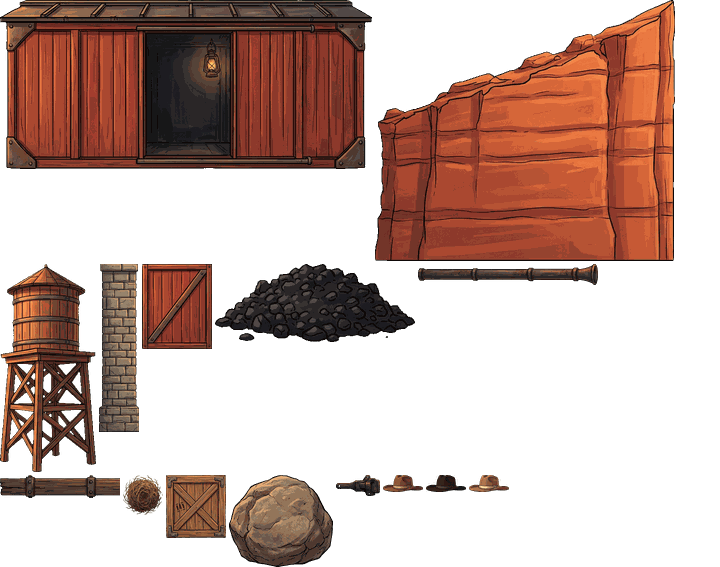
#> input picture code/props_9_13/level11_props.png, 720 x 567 px, given in place of l10_props.png, which was not available
$ python pack10.py level11_props.png
#> lines starting #> are read from the running program, lines starting #| are printed output that depends on the picture; after the words box and inside, x2 and y2 are one past the last pixel; in counts of white or black regions, pixels touching at a corner belong together; pictures that were not available may be replaced by others from this repository, and a replacement may not be noted
### code/restructure/L1-7/kit.py
# shared helpers: chroma-green key, connected components, de-fringe, trim, pack (props L9-L13)
import numpy as np, json
from PIL import Image
from scipy import ndimage

def key(path):
    """Key a chroma-green render to RGBA (soft alpha on the edge, green spill clamped)."""
#> called with path = 'gen/l10_props.png'
    a = np.array(Image.open(path).convert('RGB')).astype(np.float32)
    r, g, b = a[..., 0], a[..., 1], a[..., 2]
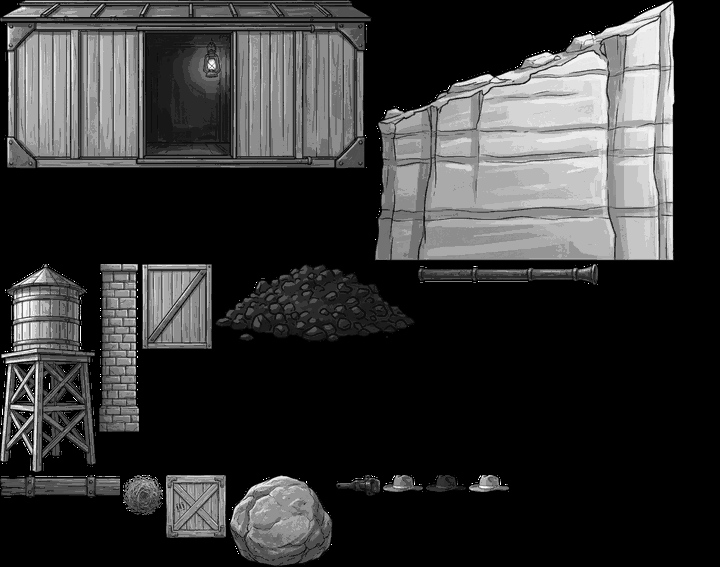
#> r: shape (567, 720) float32; min 0, max 255, mean 52.4
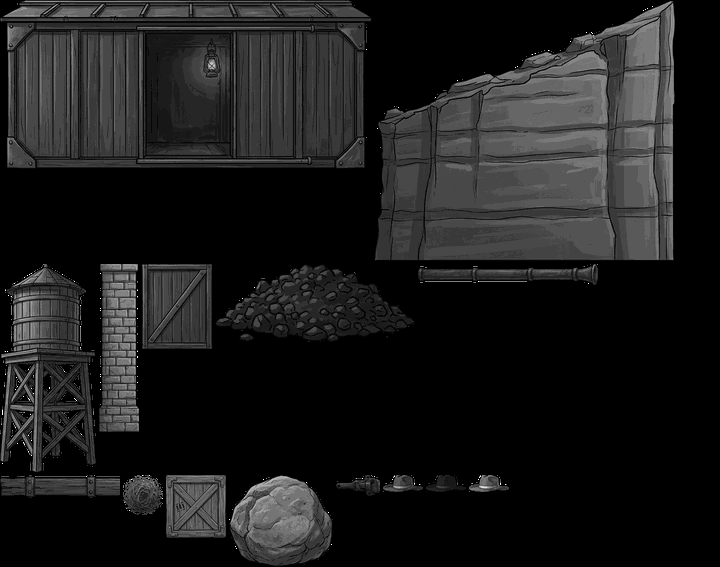
#> g: shape (567, 720) float32; min 0, max 255, mean 27.6
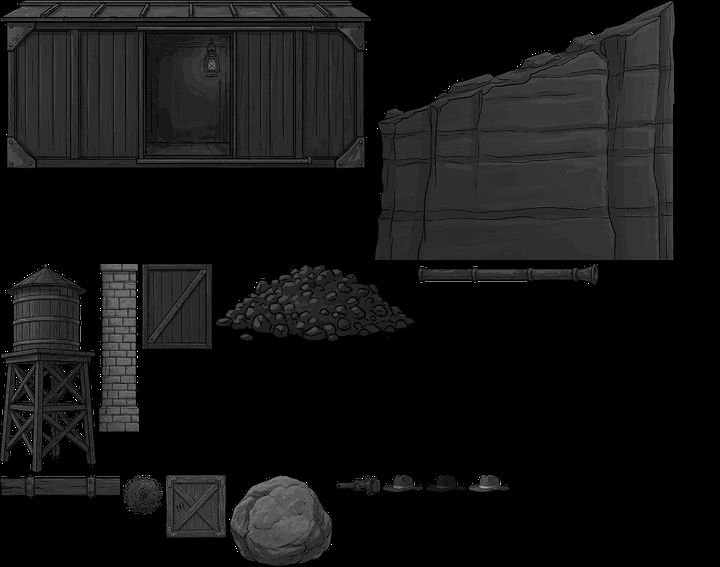
#> b: shape (567, 720) float32; min 0, max 255, mean 19.8
    gs = g - np.maximum(r, b)                 # greenness
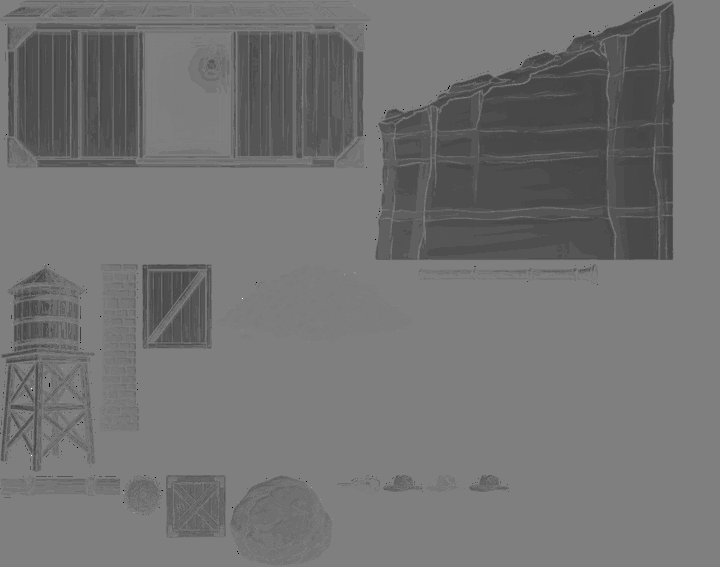
#> gs: shape (567, 720) float32; min -255, max 255, mean -24.8; drawn with min black and max white
    al = np.clip(1 - (gs - 40) / 70, 0, 1)    # >110 greener = fully transparent, <40 = opaque
    al[(g > 150) & (r < 120) & (b < 120)] = 0
    # despill: clamp green to max(r,b)+small where it is greener than the others
    sp = gs > 0
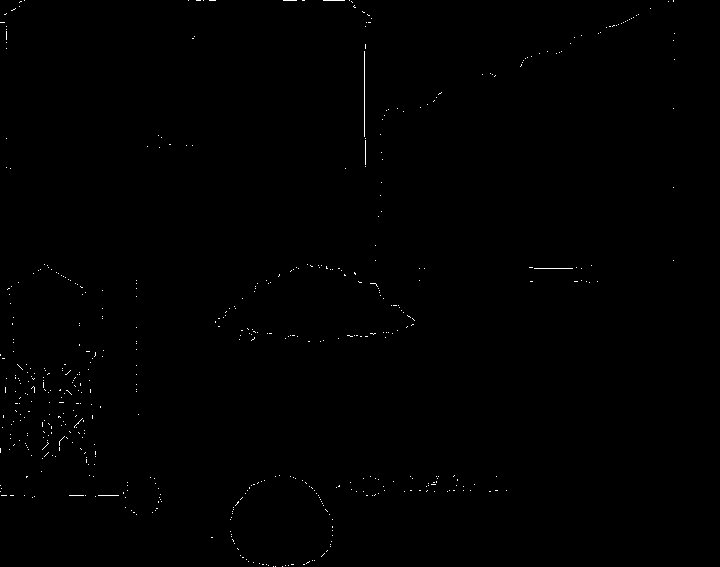
#> sp: shape (567, 720) bool; 0.27% white in thin lines or dots
    a[..., 1] = np.where(sp, np.maximum(r, b) + np.minimum(gs, 6), g)
#> a: shape (567, 720, 3) float32; mean R, G, B 52.4, 27.6, 19.8
    out = np.dstack([a, al[..., None] * 255]).clip(0, 255).astype(np.uint8)
    im = Image.fromarray(out, 'RGBA')
    # erode 1px of the outline halo
    m = ndimage.binary_erosion(out[..., 3] > 30, iterations=1)
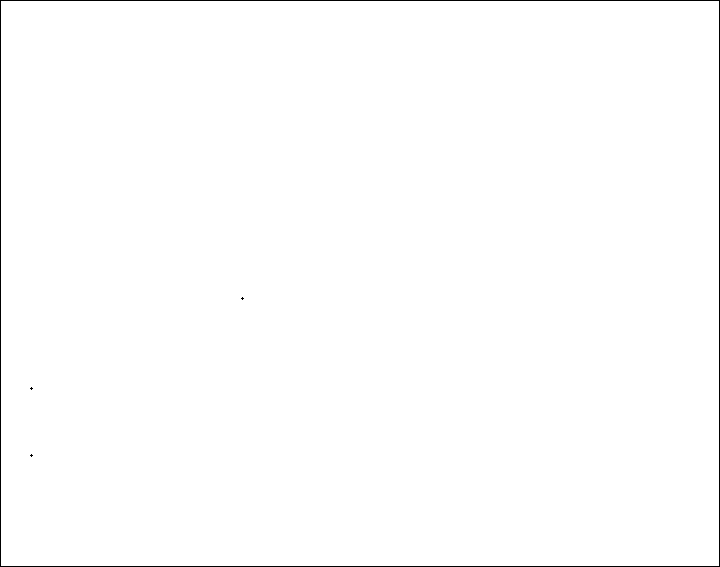
#> m: shape (567, 720) bool; 99.4% white; black in thin lines or dots
    out[..., 3] = np.where(m, out[..., 3], 0)
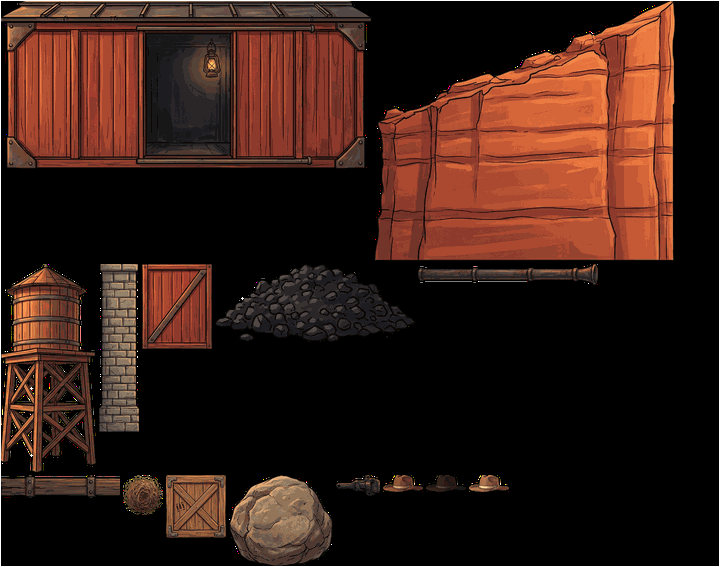
#> out: shape (567, 720, 4); mean R, G, B, A 52.4, 27.6, 19.8, 253.4; transparent parts drawn white
    return Image.fromarray(out, 'RGBA')

def comps(im, min_area=600, dil=4):
#> called with min_area = 1500, dil = 4
    m = np.array(im)[..., 3] > 40
    lab, k = ndimage.label(ndimage.binary_dilation(m, iterations=dil))
    out = []
    for i, s in enumerate(ndimage.find_objects(lab)):
        area = int((m[s] & (lab[s] == i + 1)).sum())
        if area < min_area: continue
        out.append((s[1].start, s[0].start, s[1].stop, s[0].stop, area))
    return sorted(out)

# [10 lines left out: function cut, not called in this run]

def trim(im):
    bb = im.getchannel('A').point(lambda v: 255 if v > 20 else 0).getbbox()
    return im.crop(bb) if bb else im

def fit(im, w=None, h=None):
    if w: h2 = max(1, round(im.height * w / im.width)); return im.resize((w, h2), Image.LANCZOS)
    w2 = max(1, round(im.width * h / im.height)); return im.resize((w2, h), Image.LANCZOS)

# [17 lines left out: functions pack, preview, not called in this run]

### code/props_9_13/pack10.py
from kit import *
pr = key('gen/l10_props.png'); C = comps(pr, 1500)
#> after `C = comps(pr, 1500)`: C = [(0, 0, 720, 567, 405655)]
#> (the run stopped early here; a loop or call above may not have finished)

$ run again, on code/props_9_13/level13_props.png
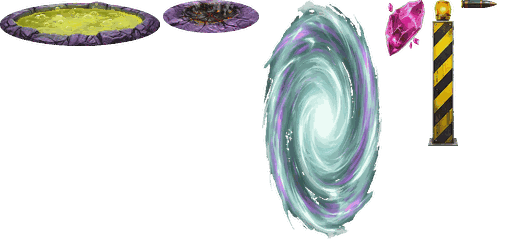
#> input picture code/props_9_13/level13_props.png, 512 x 239 px, given in place of l10_props.png, which was not available
#> in key, `sp = gs > 0`:
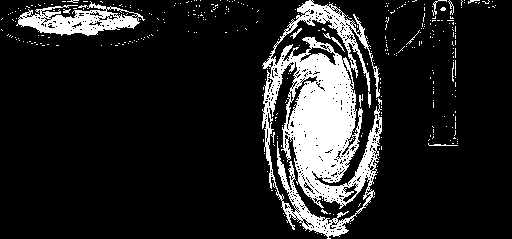
#> sp: shape (239, 512) bool; 13.6% white; 343 white regions (332 under 20 px), largest, box (x1, y1, x2, y2) and area: (262, 0, 382, 239) 13493, (16, 1, 145, 36) 2094, (323, 33, 345, 52) 60
#> m: shape (239, 512) bool; 98.7% white; black in thin lines or dots
#> in key, `out[..., 3] = np.where(m, out[..., 3], 0)`:
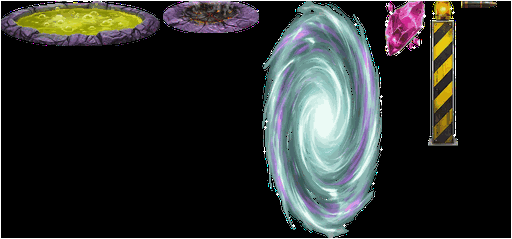
#> out: shape (239, 512, 4); mean R, G, B, A 39.1, 41.9, 40.1, 251.6; transparent parts drawn white
#> C = [(0, 0, 512, 239, 120741)]
